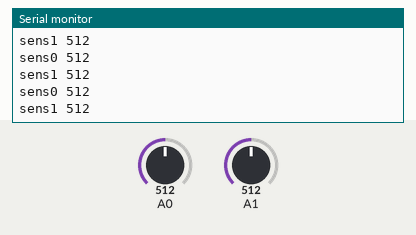
Recording of a sketch running on a simulated Arduino Uno, built with avr-gcc and run on an emulated ATmega328P. Parts: the last lines printed to the serial monitor. The inputs (shaded band) are chosen by the test bench; at power-on: A0 = 512, A1 = 512.

Above: at 1.2 s.
1.3 s: A0 set to 716
At 2.1 s:
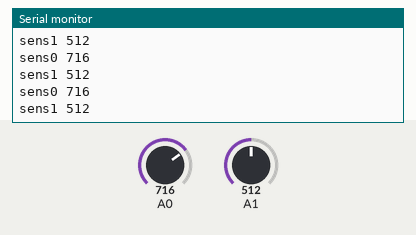
2.8 s: A1 set to 716
At 3.7 s:
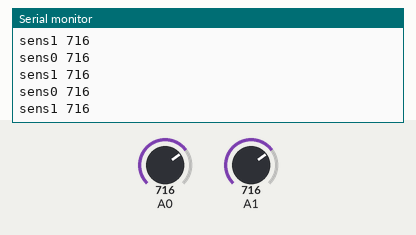
5.8 s: A0 set to 900
At 6.7 s:
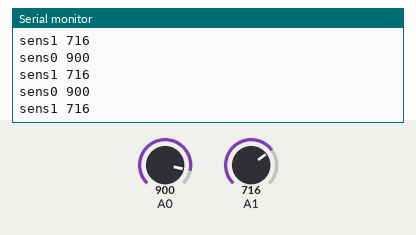
7.3 s: A1 set to 900
At 8.3 s:
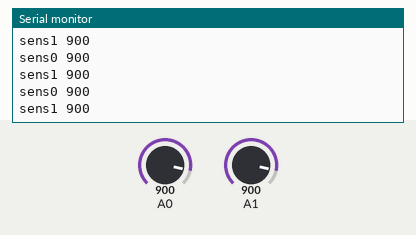
Timing chart, 0 to 9.8 s (numbered marks = the images above; inputs shaded):
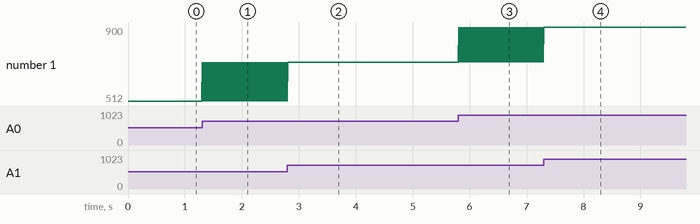

Measured:
- after the input at 1.3 s, the serial monitor: prints a new line at once (image 1)
- after the input at 2.8 s, the serial monitor: prints a new line at once (image 2)
- after the input at 5.8 s, the serial monitor: prints a new line at once (image 3)
- after the input at 7.3 s, the serial monitor: prints a new line at once (image 4)

The sketch:

Sketch5.4.ino
```cpp
 void setup() {
	Serial.begin(115200);
}

void loop() {
	for (int i = 0; i < 2; i++) {
		int sensVal = analogRead(i);
		Serial.print("sens");
		Serial.print(i);
		Serial.print(" ");
		Serial.println(sensVal);
	}
	delay(10);
}
```
